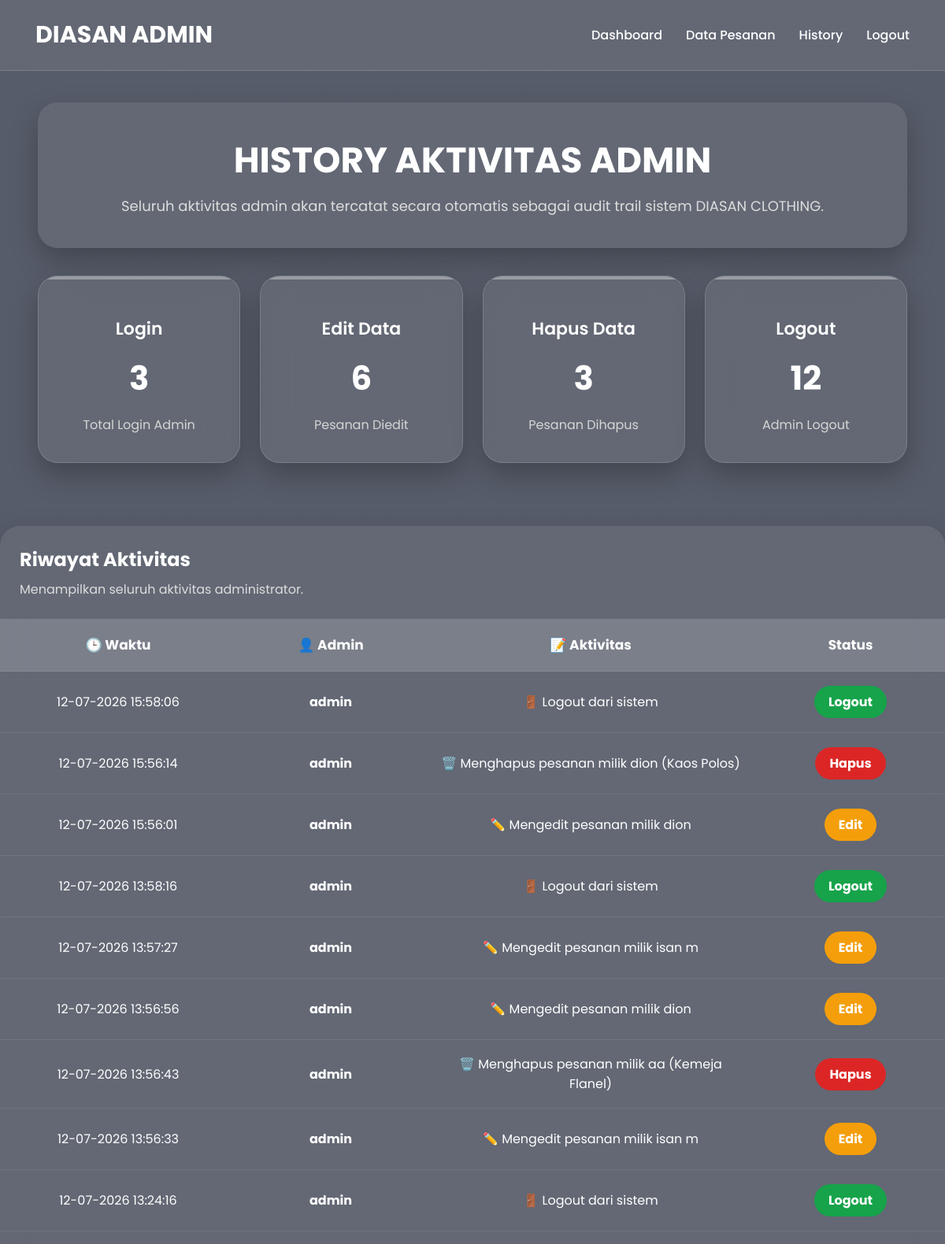
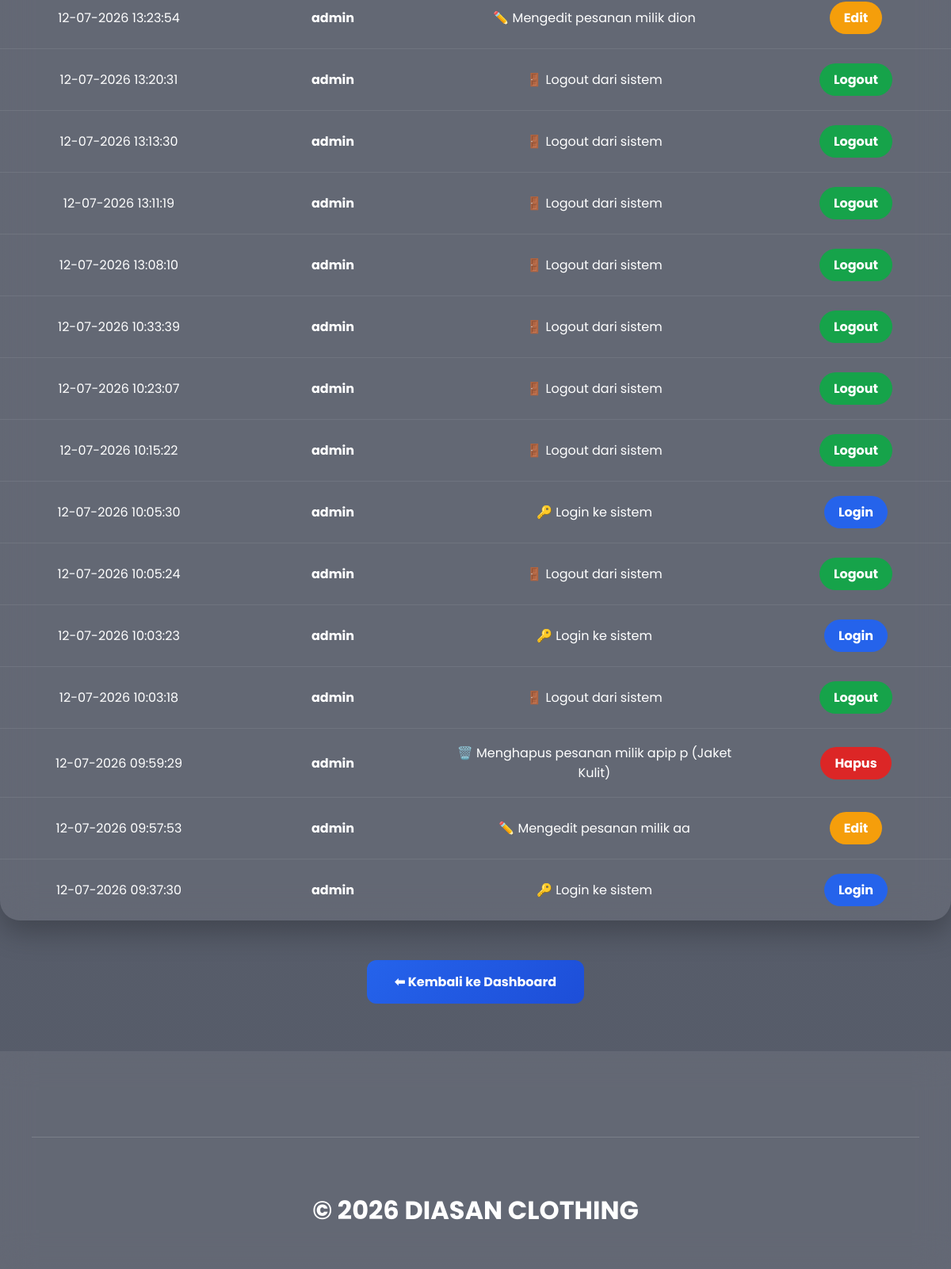
Screenshot of /history.php (signed in) with the database file from the repository (2 pictures, top to bottom).
### tables this page shows
CREATE TABLE `history` (
  `id` int(11) NOT NULL,
  `admin` varchar(100) DEFAULT NULL,
  `aktivitas` text DEFAULT NULL,
  `waktu` timestamp NOT NULL DEFAULT current_timestamp()
);

### history.php (the view, shortened to what this page needs)
<?php
include "koneksi.php";
$data = mysqli_query($conn,"
SELECT *
FROM history
ORDER BY waktu DESC
");
$total_login = mysqli_fetch_assoc(mysqli_query($conn,"
SELECT COUNT(*) AS total
FROM history
WHERE aktivitas LIKE '%Login%'
"));
$total_edit = mysqli_fetch_assoc(mysqli_query($conn,"
SELECT COUNT(*) AS total
FROM history
WHERE aktivitas LIKE '%Mengedit%'
"));
$total_hapus = mysqli_fetch_assoc(mysqli_query($conn,"
SELECT COUNT(*) AS total
FROM history
WHERE aktivitas LIKE '%Menghapus%'
"));
$total_logout = mysqli_fetch_assoc(mysqli_query($conn,"
SELECT COUNT(*) AS total
FROM history
WHERE aktivitas LIKE '%Logout%'
"));
?>
<!DOCTYPE html>
<html>
<head>
</head>
<body>
<nav>
<h1>DIASAN ADMIN</h1>
<ul>
<li><a href="dashboard.php">Dashboard</a></li>
<li><a href="pesanan.php">Data Pesanan</a></li>
<li><a href="history.php">History</a></li>
<li><a href="logout.php">Logout</a></li>
</ul>
</nav>
<div class="container">
<div class="history-header">
<h1>
 HISTORY AKTIVITAS ADMIN
</h1>
<p>
Seluruh aktivitas admin akan tercatat secara otomatis sebagai audit trail sistem DIASAN CLOTHING.
</p>
</div>
<div class="history-card">
<div class="card login">
<h3>Login</h3>
<h1><?php echo $total_login['total']; ?></h1>
<p>Total Login Admin</p>
</div>
<div class="card edit">
<h3>Edit Data</h3>
<h1><?php echo $total_edit['total']; ?></h1>
<p>Pesanan Diedit</p>
</div>
<div class="card hapus">
<h3>Hapus Data</h3>
<h1><?php echo $total_hapus['total']; ?></h1>
<p>Pesanan Dihapus</p>
</div>
<div class="card logout">
<h3>Logout</h3>
<h1><?php echo $total_logout['total']; ?></h1>
<p>Admin Logout</p>
</div>
</div>
</div>
<div class="table-box">
<div style="padding:25px;">
<h2 style="color:white;">
 Riwayat Aktivitas
</h2>
<p style="color:#ddd;margin-top:8px;">
Menampilkan seluruh aktivitas administrator.
</p>
</div>
<table>
<tr>
<th width="25%">
🕒 Waktu
</th>
<th width="20%">
👤 Admin
</th>
<th>
📝 Aktivitas
</th>
<th width="20%">
Status
</th>
</tr>
<?php
while($d=mysqli_fetch_assoc($data)){
$status="";
$class="";
if(strpos($d['aktivitas'],"Login")!==false){
$status=" Login";
$class="badge-login";
}
elseif(strpos($d['aktivitas'],"Mengedit")!==false){
$status=" Edit";
$class="badge-edit";
}
elseif(strpos($d['aktivitas'],"Menghapus")!==false){
$status=" Hapus";
$class="badge-hapus";
}
elseif(strpos($d['aktivitas'],"Logout")!==false){
$status=" Logout";
$class="badge-logout";
}
else{
$status=" Aktivitas";
$class="badge-login";
}
?>
<tr>
<td>
<?php
echo date(
"d-m-Y H:i:s",
strtotime($d['waktu'])
);
?>
</td>
<td>
<b>
<?php echo htmlspecialchars($d['admin']); ?>
</b>
</td>
<td>
<?php echo htmlspecialchars($d['aktivitas']); ?>
</td>
<td>
<span class="badge <?php echo $class; ?>">
<?php echo $status; ?>
</span>
</td>
</tr>
<?php } ?>
</table>
</div>
<br><br>
<div style="text-align:center;">
<a href="dashboard.php" class="btn">
⬅ Kembali ke Dashboard
</a>
</div>
<footer>
<div class="footer-content">
<h2>
<div class="page-header">
<br>
<hr>
<br>
<p>
© <?php echo date("Y"); ?>
DIASAN CLOTHING
</p>
</div>
</footer>
</body>
</html>

### history.php (style rules this page uses)
* { margin:0; padding:0; box-sizing:border-box; font-family:'Poppins',sans-serif; }
body { background: linear-gradient(rgba(15,23,42,.70),rgba(15,23,42,.70)), url("https://images.unsplash.com/photo-1483985988355-763728e1935b?auto=format&fit=crop&w=2000&q=80"); background-size:cover; background-position:center; background-attachment:fixed; min-height:100vh; }
nav { display:flex; justify-content:space-between; align-items:center; padding:22px 45px; background:rgba(255,255,255,.08); backdrop-filter:blur(18px); border-bottom:1px solid rgba(255,255,255,.15); position:sticky; top:0; z-index:999; }
nav h1 { color:white; font-size:30px; font-weight:700; }
nav ul { display:flex; gap:30px; list-style:none; }
nav a { color:white; text-decoration:none; font-weight:500; transition:.3s; }
.container { width:92%; max-width:1450px; margin:auto; padding:40px 0; }
.history-header { background:rgba(255,255,255,.08); backdrop-filter:blur(20px); padding:40px; border-radius:25px; color:white; text-align:center; margin-bottom:35px; box-shadow:0 15px 35px rgba(0,0,0,.25); }
.history-header h1 { font-size:45px; margin-bottom:10px; }
.history-header p { font-size:18px; color:#ddd; }
.history-card { display:grid; grid-template-columns:repeat(auto-fit,minmax(220px,1fr)); gap:25px; margin-bottom:40px; }
.card { background:rgba(255,255,255,.08); backdrop-filter:blur(20px); -webkit-backdrop-filter:blur(20px); border:1px solid rgba(255,255,255,.15); padding:35px; border-radius:25px; text-align:center; color:white; box-shadow:0 15px 35px rgba(0,0,0,.25); transition:.35s; position:relative; overflow:hidden; }
.card::before { content:""; position:absolute; top:0; left:0; width:100%; height:4px; background:rgba(255,255,255,.35); }
.card h3 { margin-top:15px; font-size:22px; font-weight:600; }
.card h1 { font-size:50px; margin:15px 0; }
.card p { color:#d6d6d6; }
.login, .edit, .hapus, .logout { background:rgba(255,255,255,.08); backdrop-filter:blur(20px); -webkit-backdrop-filter:blur(20px); border:1px solid rgba(255,255,255,.15); }
.card h3 { font-size:22px; margin-bottom:15px; }
.card h1 { font-size:42px; }
.table-box { background:rgba(255,255,255,.08); backdrop-filter:blur(20px); border-radius:25px; overflow:hidden; box-shadow:0 15px 35px rgba(0,0,0,.25); }
table { width:100%; border-collapse:collapse; color:white; }
th { padding:20px; background:rgba(255,255,255,.15); font-size:17px; }
td { padding:18px; text-align:center; border-top:1px solid rgba(255,255,255,.08); }
.badge { padding:8px 18px; border-radius:30px; font-weight:bold; display:inline-block; }
.badge-login { background:#2563eb; }
.badge-edit { background:#f59e0b; }
.badge-hapus { background:#dc2626; }
.badge-logout { background:#16a34a; }
.btn { display:inline-block; padding:15px 35px; background:linear-gradient(135deg,#2563eb,#1d4ed8); color:white; text-decoration:none; border-radius:12px; transition:.3s; font-weight:bold; }
footer { margin-top:60px; background:rgba(255,255,255,.08); backdrop-filter:blur(20px); padding:40px; color:white; text-align:center; }
.footer-content h2 { font-size:32px; margin-bottom:10px; }
.footer-content hr { margin:20px 0; border:none; height:1px; background:rgba(255,255,255,.15); }

### rows the page displays
history: waktu "12-07-2026 15:58:06", admin "admin", aktivitas "🚪 Logout dari sistem", aktivitas "Logout"
history: waktu "12-07-2026 15:56:14", admin "admin", aktivitas "🗑️ Menghapus pesanan milik dion (Kaos Polos)", aktivitas "Hapus"
history: waktu "12-07-2026 15:56:01", admin "admin", aktivitas "✏️ Mengedit pesanan milik dion", aktivitas "Edit"
history: waktu "12-07-2026 13:58:16", admin "admin", aktivitas "🚪 Logout dari sistem", aktivitas "Logout"
history: waktu "12-07-2026 13:57:27", admin "admin", aktivitas "✏️ Mengedit pesanan milik isan m", aktivitas "Edit"
history: waktu "12-07-2026 13:56:56", admin "admin", aktivitas "✏️ Mengedit pesanan milik dion", aktivitas "Edit"
history: waktu "12-07-2026 13:56:43", admin "admin", aktivitas "🗑️ Menghapus pesanan milik aa (Kemeja Flanel)", aktivitas "Hapus"
history: waktu "12-07-2026 13:56:33", admin "admin", aktivitas "✏️ Mengedit pesanan milik isan m", aktivitas "Edit"
history: waktu "12-07-2026 13:24:16", admin "admin", aktivitas "🚪 Logout dari sistem", aktivitas "Logout"
history: waktu "12-07-2026 13:23:54", admin "admin", aktivitas "✏️ Mengedit pesanan milik dion", aktivitas "Edit"
history: waktu "12-07-2026 13:20:31", admin "admin", aktivitas "🚪 Logout dari sistem", aktivitas "Logout"
history: waktu "12-07-2026 13:13:30", admin "admin", aktivitas "🚪 Logout dari sistem", aktivitas "Logout"
history: waktu "12-07-2026 13:11:19", admin "admin", aktivitas "🚪 Logout dari sistem", aktivitas "Logout"
history: waktu "12-07-2026 13:08:10", admin "admin", aktivitas "🚪 Logout dari sistem", aktivitas "Logout"
history: waktu "12-07-2026 10:33:39", admin "admin", aktivitas "🚪 Logout dari sistem", aktivitas "Logout"
history: waktu "12-07-2026 10:23:07", admin "admin", aktivitas "🚪 Logout dari sistem", aktivitas "Logout"
history: waktu "12-07-2026 10:15:22", admin "admin", aktivitas "🚪 Logout dari sistem", aktivitas "Logout"
history: waktu "12-07-2026 10:05:30", admin "admin", aktivitas "🔑 Login ke sistem", aktivitas "Login"
history: waktu "12-07-2026 10:05:24", admin "admin", aktivitas "🚪 Logout dari sistem", aktivitas "Logout"
history: waktu "12-07-2026 10:03:23", admin "admin", aktivitas "🔑 Login ke sistem", aktivitas "Login"
history: waktu "12-07-2026 10:03:18", admin "admin", aktivitas "🚪 Logout dari sistem", aktivitas "Logout"
history: waktu "12-07-2026 09:59:29", admin "admin", aktivitas "🗑️ Menghapus pesanan milik apip p (Jaket Kulit)", aktivitas "Hapus"
history: waktu "12-07-2026 09:57:53", admin "admin", aktivitas "✏️ Mengedit pesanan milik aa", aktivitas "Edit"
history: waktu "12-07-2026 09:37:30", admin "admin", aktivitas "🔑 Login ke sistem", aktivitas "Login"

### other values shown
$total_login['total'] "3"
$total_edit['total'] "6"
$total_hapus['total'] "3"
$total_logout['total'] "12"
